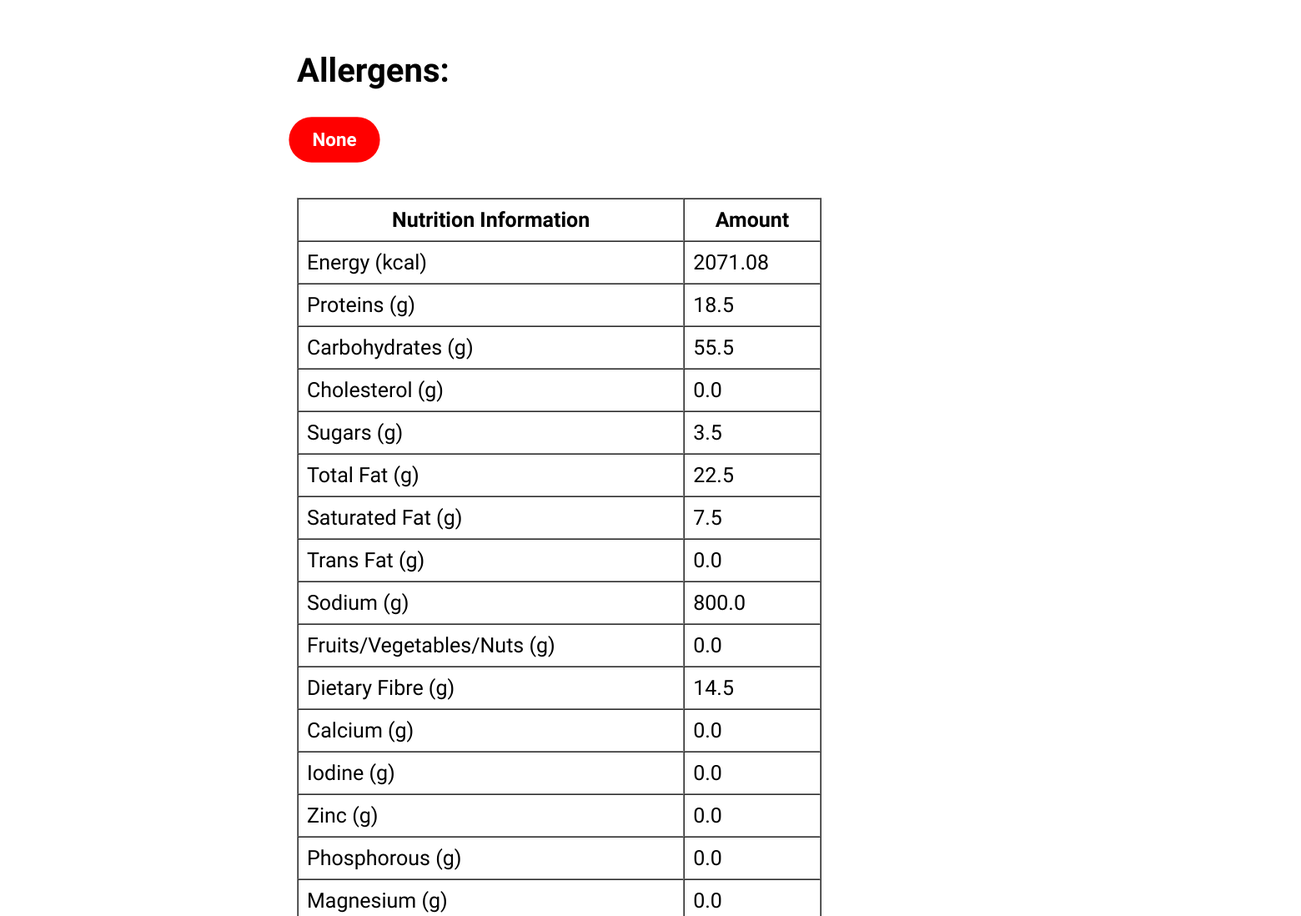
Page /product/10 (middle part) on the earlier database version.
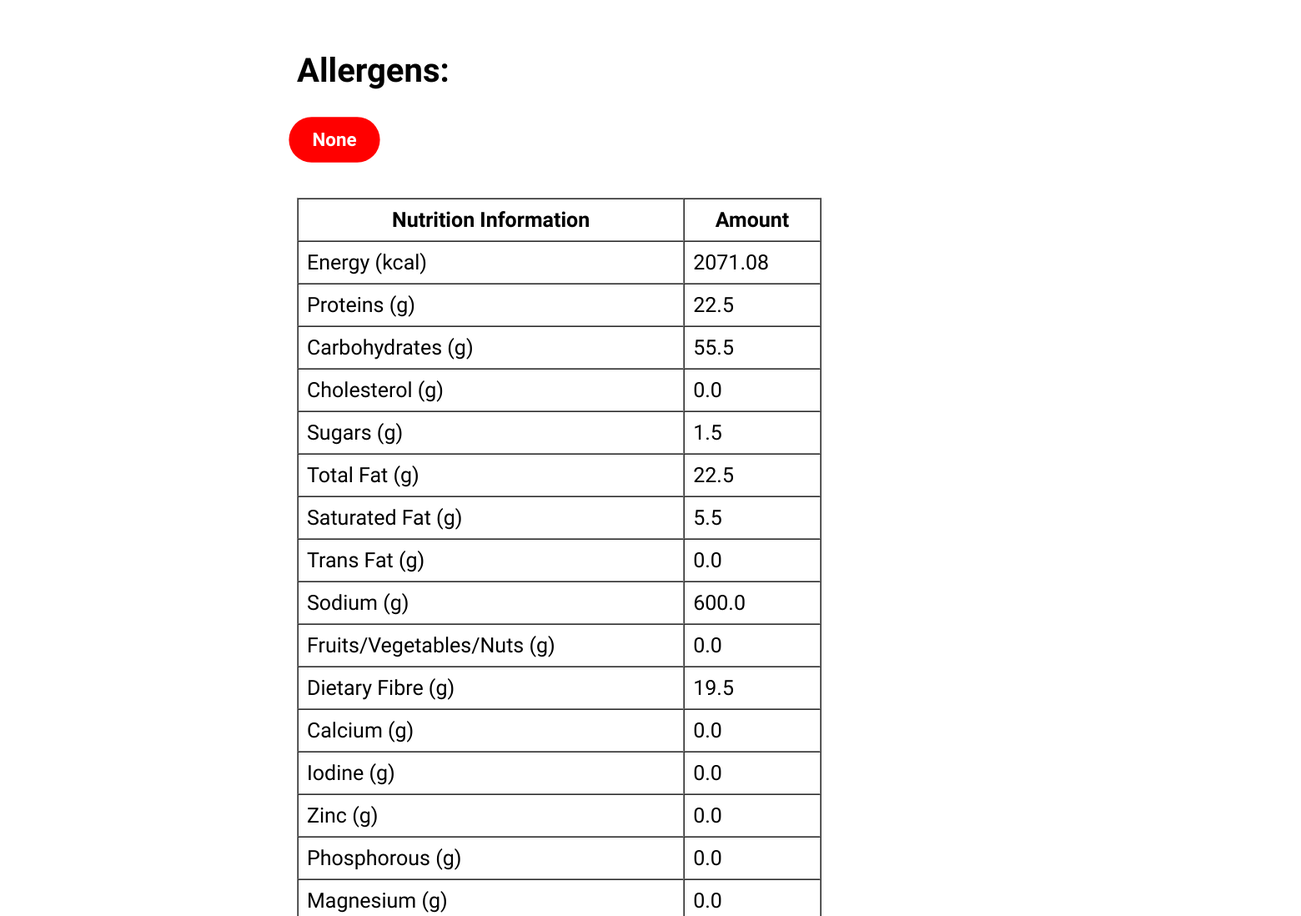
Same page on the later database version.
### tables this page shows
CREATE TABLE Products (
            id INTEGER PRIMARY KEY AUTOINCREMENT,
            barcode_num TEXT UNIQUE,
            product_name TEXT,
            ingredients TEXT,
            energy REAL,
            proteins REAL,
            carbohydrates REAL,
            cholesterol REAL,
            sugars REAL,
            total_fat REAL,
            saturated_fat REAL,
            trans_fat REAL,
            sodium REAL,
            fruits_vegetables_nuts REAL,
            dietary_fibre REAL DEFAULT 0,
            allergens TEXT,
            nutrition_grade TEXT,
            calcium REAL DEFAULT 0,
            iodine REAL DEFAULT 0,
            zinc REAL DEFAULT 0,
            phosphorous REAL DEFAULT 0,
            magnesium REAL DEFAULT 0,
            vitamin_A REAL DEFAULT 0,
            vitamin_B REAL DEFAULT 0,
            vitamin_C REAL DEFAULT 0,
            vitamin_D REAL DEFAULT 0,
            vitamin_E REAL DEFAULT 0,
            vitamin_K REAL DEFAULT 0,
            other TEXT DEFAULT ''
        );

### app.py (the view)
@app.route('/product/<int:product_id>')
def product_info(product_id):
    product = get_product_by_id(product_id)
    if product:
        return render_template('product_info.html', product=product)
    else:
        return "Product not found", 404

### app.py (called while the page is built)
def get_product_by_id(product_id):
    conn = sqlite3.connect('product_information.db')
    cursor = conn.cursor()
    cursor.execute("SELECT * FROM products WHERE id = ?", (product_id,))
    product = cursor.fetchone()
    conn.close()
    return product

### templates/product_info.html (shortened to what this page needs)
<!DOCTYPE html>
<html lang="en">
<head>
    <link rel="stylesheet" href="{{ url_for('static', filename='style5.css') }}">
    <link rel="stylesheet" href="https://cdnjs.cloudflare.com/ajax/libs/font-awesome/6.5.1/css/all.min.css">
</head>
<body>
    <div class="container">
        <div>
            <br>
        <div class="product-info">
            <p class="allergen">Allergens:</p>
            <div class="allergens">
                {% for allergen in product[15].split(',') %}
                    <span class="allergen-bubble">{{ allergen }}</span>
                {% endfor %}
            </div>
                <table border="1" cellpadding="10" cellspacing="0">
                    <thead>
                        <tr>
                            <th><strong class="ch">Nutrition Information</strong></th>
                            <th><strong class="ch">Amount</strong></th>
                        </tr>
                    </thead>
                    <tbody>
                        <tr>
                            <td>Energy (kcal)</td>
                            <td>{{ product[4] }}</td>
                        </tr>
                        <tr>
                            <td>Proteins (g)</td>
                            <td>{{ product[5] }}</td>
                        </tr>
                        <tr>
                            <td>Carbohydrates (g)</td>
                            <td>{{ product[6] }}</td>
                        </tr>
                        <tr>
                            <td>Cholesterol (g)</td>
                            <td>{{ product[7] }}</td>
                        </tr>
                        <tr>
                            <td>Sugars (g)</td>
                            <td>{{ product[8] }}</td>
                        </tr>
                        <tr>
                            <td>Total Fat (g)</td>
                            <td>{{ product[9] }}</td>
                        </tr>
                        <tr>
                            <td>Saturated Fat (g)</td>
                            <td>{{ product[10] }}</td>
                        </tr>
                        <tr>
                            <td>Trans Fat (g)</td>
                            <td>{{ product[11] }}</td>
                        </tr>
                        <tr>
                            <td>Sodium (g)</td>
                            <td>{{ product[12] }}</td>
                        </tr>
                        <tr>
                            <td>Fruits/Vegetables/Nuts (g)</td>
                            <td>{{ product[13] }}</td>
                        </tr>
                        <tr>
                            <td>Dietary Fibre (g)</td>
                            <td>{{ product[14] }}</td>
                        </tr>
                        <tr>
                            <td>Calcium (g)</td>
                            <td>{{ product[17] }}</td>
                        </tr>
                        <tr>
                            <td>Iodine (g)</td>
                            <td>{{ product[18] }}</td>
                        </tr>
                        <tr>
                            <td>Zinc (g)</td>
                            <td>{{ product[19] }}</td>
                        </tr>
                        <tr>
                            <td>Phosphorous (g)</td>
                            <td>{{ product[20] }}</td>
                        </tr>
                        <tr>
                            <td>Magnesium (g)</td>
                            <td>{{ product[21] }}</td>
                        </tr>
                    </tbody>
                </table>
    </div>
</body>
</html>

### static/style5.css (style rules this page uses)
.product-info { margin-left: 200px; }
.allergen { color: black; font-family: 'Baloo Da 2'; font-size: 40px; font-weight: 700; }
table { width:60%; }
.ch { font-family: 'Baloo Da 2'; font-size: 25px; }
td { font-family: 'Baloo Da 2'; font-size: 25px; }

### templates/product_info.html (style rules this page uses)
body { background-color: white; margin: 0; padding: 0; }
.container { width: 80%; margin: 20px auto; display: flex; flex-direction: column; padding: 20px; }
.allergens { display: flex; flex-wrap: wrap; gap: 70px; }
.allergen-bubble { background-color: red; color: white; padding: 10px 20px; border-radius: 20px; font-weight: bold; display: inline-block; font-family: 'Baloo Da 2'; transform: scale(1.4,1.4); margin-left: 6px; margin-bottom: 50px; }

Differences in the rows shown:
changed Products "None": proteins "18.5" → "22.5"; sugars "3.5" → "1.5"; saturated_fat "7.5" → "5.5"; sodium "800.0" → "600.0"; dietary_fibre "14.5" → "19.5"
